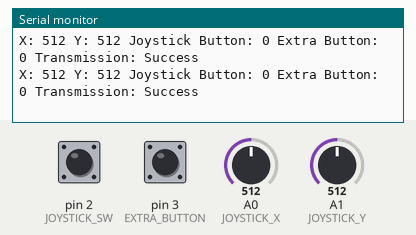
The sketch below on a simulated Arduino Uno, built with avr-gcc and run on an emulated ATmega328P. Parts: the last lines printed to the serial monitor. The test bench sets the inputs (shaded band); at power-on: A0 (JOYSTICK_X) = 512, A1 (JOYSTICK_Y) = 512, pin 2 (JOYSTICK_SW) HIGH, pin 3 (EXTRA_BUTTON) HIGH. No radio packets arrive unless stated.

Above: at 1.2 s.
1.3 s: A0 (JOYSTICK_X) set to 109
At 1.45 s:
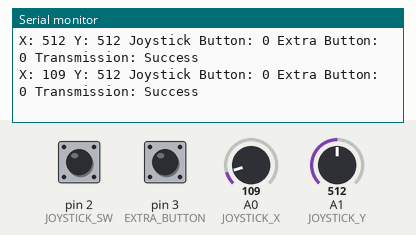
4.3 s: A0 (JOYSTICK_X) set to 91
At 4.3 s:
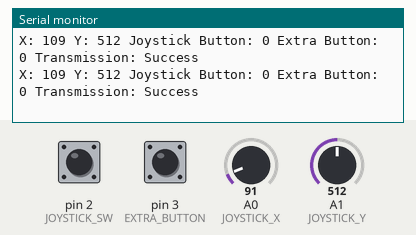
7.3 s: A1 (JOYSTICK_Y) set to 989
At 7.33 s:
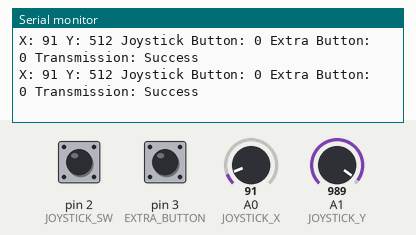
10.3 s: A1 (JOYSTICK_Y) set to 1015
At 10.36 s:
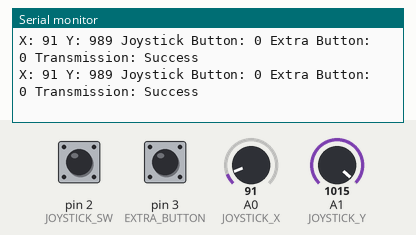
Timing chart, 0 to 13.3 s (numbered marks = the images above; inputs shaded):
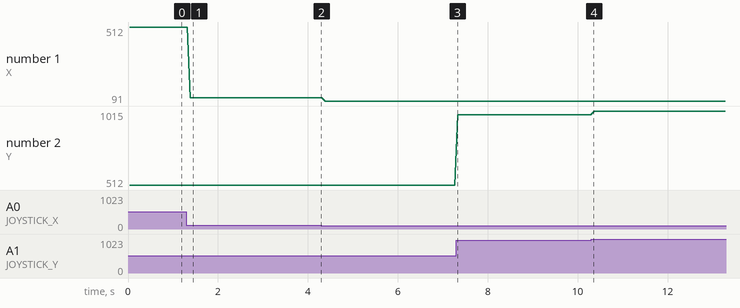

Measured:
- after the input at 1.3 s, the serial monitor: prints a new line after 0.09 s (image 1)
- plotted number 1: 512 → 109 after the input at 1.3 s, 109 → 91 after the input at 4.3 s
- plotted number 2: 512 → 989 after the input at 7.3 s, 989 → 1015 after the input at 10.3 s

The sketch:

Joy_TX.ino
```cpp
///This is the Transmitter side code (transmits signals made by the movement of joystick) ///

#include <SPI.h>
#include <RF24.h>

// NRF24L01 Pin Definitions
#define CE_PIN 7
#define CSN_PIN 8
/// connect sck -13 mosi-11 miso-12
// buttonstate
int buttonstate;
// Joystick Pin Definitions
/// connect Vx to A0 and Vy to A1
#define JOYSTICK_X A0    // X-axis of joystick
#define JOYSTICK_Y A1    // Y-axis of joystick
#define JOYSTICK_SW 2    // Joystick button/switch

// Additional button for special functions (optional)
#define EXTRA_BUTTON 3

// Create an RF24 object
RF24 radio(CE_PIN, CSN_PIN);

// Address through which two modules communicate
const byte address[6] = "00001";

// Data structure to hold joystick and button values
struct RobotControlData {
  int x;          // X-axis value
  int y;          // Y-axis value
  bool button;    // Joystick button state
  bool extraBtn;  // Extra function button
};

RobotControlData controlData;

void setup() {
  Serial.begin(9600);

  // Initialize joystick and button pins
  pinMode(JOYSTICK_X, INPUT);
  pinMode(JOYSTICK_Y, INPUT);
  pinMode(JOYSTICK_SW, INPUT_PULLUP);  // Internal pull-up for button

  // Optional extra button
  pinMode(EXTRA_BUTTON, INPUT_PULLUP);

  // Initialize the NRF24L01
  if (!radio.begin()) {
    Serial.println("Radio hardware not responding!");
    while (1) {} // Hold in infinite loop
  }

  // Set the transmitter configuration
  radio.openWritingPipe(address);
  radio.setPALevel(RF24_PA_LOW);  // RF24_PA_MAX for maximum range
  radio.setDataRate(RF24_250KBPS); // Slower data rate for better range
  radio.setChannel(76);  // Set to channel 76 to avoid Wi-Fi interference
  radio.stopListening();  // Set as transmitter

  Serial.println("Robot Car Transmitter initialized");
}

void loop() {
  // Read joystick values
  controlData.x = analogRead(JOYSTICK_X);
  controlData.y = analogRead(JOYSTICK_Y);

  // Read button states (inverted due to pull-up)
  controlData.button = !digitalRead(JOYSTICK_SW);
  controlData.extraBtn = !digitalRead(EXTRA_BUTTON);

  // Send the control data
  bool report = radio.write(&controlData, sizeof(controlData));

  // Debug output
  Serial.print("X: ");
  Serial.print(controlData.x);
  Serial.print(" Y: ");
  Serial.print(controlData.y);
  Serial.print(" Joystick Button: ");
  Serial.print(controlData.button);
  Serial.print(" Extra Button: ");
  Serial.print(controlData.extraBtn);
  Serial.print(" Transmission: ");
  Serial.println(report ? "Success" : "Failed");

  // Small delay to prevent overwhelming transmission
  delay(50);
}
```
